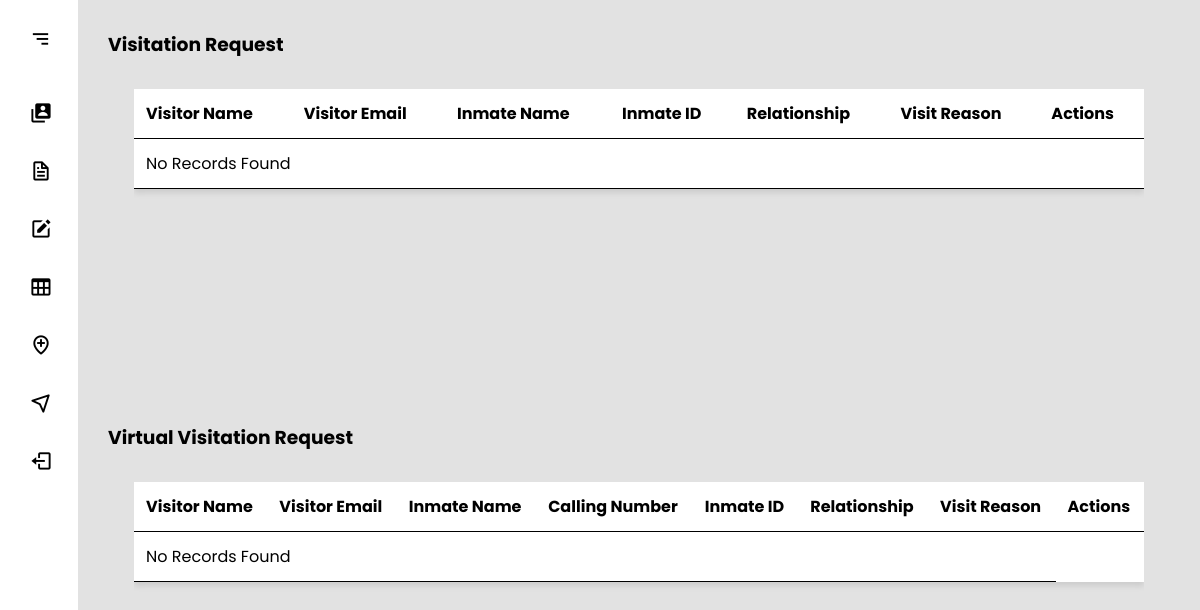
The page /AdminSide/VisitationRequest.php on the database as committed earlier.
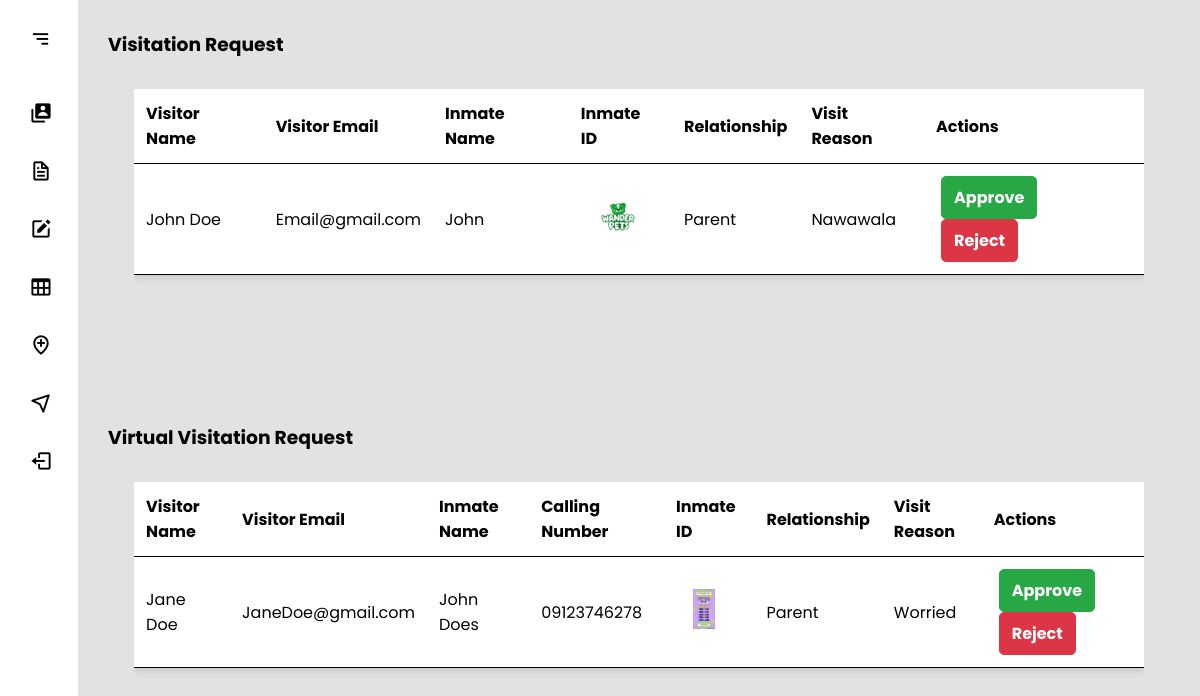
The same page on the database as committed later.
### tables this page shows
CREATE TABLE `visitation` (
  `id` int(11) NOT NULL,
  `visitor_name` varchar(255) NOT NULL,
  `email` varchar(255) NOT NULL,
  `phone_number` varchar(255) NOT NULL,
  `id_type` varchar(255) NOT NULL,
  `id_number` varchar(255) NOT NULL,
  `inmate_name` varchar(255) NOT NULL,
  `inmate_id` varchar(255) NOT NULL,
  `relationship` varchar(255) NOT NULL,
  `visit_reason` text NOT NULL,
  `terms_accepted` tinyint(1) NOT NULL
);

CREATE TABLE `virtual` (
  `id` int(11) NOT NULL,
  `visitor_name` varchar(255) NOT NULL,
  `email` varchar(255) NOT NULL,
  `phone_number` varchar(255) NOT NULL,
  `id_type` varchar(255) NOT NULL,
  `id_number` varchar(255) NOT NULL,
  `inmate_name` varchar(255) NOT NULL,
  `inmate_id` varchar(255) NOT NULL,
  `number_call` varchar(255) NOT NULL,
  `relationship` varchar(255) NOT NULL,
  `reason` varchar(255) NOT NULL,
  `terms` tinyint(1) NOT NULL
);

### AdminSide/VisitationRequest.php (the view, shortened to what the changed rows need)
<?php
include '../Backend/config.php';
$query = "SELECT * FROM Visitation WHERE terms_accepted = '1'";
$result = mysqli_query($connect, $query);
?>
<!DOCTYPE html>
<html lang="en">
<head>
  <link rel="stylesheet" href="../assets/style/sidebar.css" />
  <link rel="stylesheet" href="../assets/style/table2.css" />
  <link href="https://unpkg.com/boxicons@2.1.4/css/boxicons.min.css" rel="stylesheet" />
</head>
<body>
  <section class="home">
    <div class="body">
      <div class="table-container">
        <table class="minimalist-table">
          <thead>
            <tr>
              <th>Visitor Name</th>
              <th>Visitor Email</th>
              <th>Inmate Name</th>
              <th>Inmate ID</th>
              <th>Relationship</th>
              <th>Visit Reason</th>
              <th>Actions</th>
            </tr>
          </thead>
          <tbody>
            <?php
            if (mysqli_num_rows($result) > 0) {
                while ($row = mysqli_fetch_assoc($result)) {
                    echo "<tr>";
                    echo "<td>" . $row['visitor_name'] . "</td>";
                    echo "<td>" . $row['email'] . "</td>";
                    echo "<td>" . $row['inmate_name'] . "</td>";
                    echo "<td>
                            <a href='../Backend/" . $row['inmate_id'] . "' target='_blank'>
                                <img src='../Backend/" . $row['inmate_id'] . "' alt='ID Picture' style='width: auto; height: 40px;'>
                            </a>
                          </td>";
                    echo "<td>" . $row['relationship'] . "</td>";
                    echo "<td>" . $row['visit_reason'] . "</td>";
                    echo '<td>
                    <a href="#"
                       onclick="if(confirm(\'Are you sure you want to approve this visitation?\')) { window.location.href=\'../Backend/VisitationApproval.php?regID=' . $row['id'] . '\'; }">Approve</a>
                    <a href="#"
                       onclick="if(confirm(\'Are you sure you want to reject this visitation?\')) { window.location.href=\'../Backend/VisitationRejection.php?regID=' . $row['id'] . '\'; }">Reject</a>
                  </td>';
                    echo "</tr>";
                }
            } else {
                echo "<tr><td colspan='7' class='text-center'>No Records Found</td></tr>";
            }
            ?>
          </tbody>
        </table>
      </div>
    </div>
    <div class="body">
      <div class="table-container">
        <table class="minimalist-table">
          <thead>
            <tr>
              <th>Visitor Name</th>
              <th>Visitor Email</th>
              <th>Inmate Name</th>
              <th>Calling Number</th>
              <th>Inmate ID</th>
              <th>Relationship</th>
              <th>Visit Reason</th>
              <th>Actions</th>
            </tr>
          </thead>
          <tbody>
            <?php
            $query = "SELECT * FROM Virtual WHERE terms = '1'";
            $result = mysqli_query($connect, $query);
            if (mysqli_num_rows($result) > 0) {
              while ($row = mysqli_fetch_assoc($result)) {
                  echo "<tr>";
                  echo "<td>" . $row['visitor_name'] . "</td>";
                  echo "<td>" . $row['email'] . "</td>";
                  echo "<td>" . $row['inmate_name'] . "</td>";
                  echo "<td>" . $row['number_call'] . "</td>";
                  echo "<td>
                          <a href='../Backend/" . $row['inmate_id'] . "' target='_blank'>
                              <img src='../Backend/" . $row['inmate_id'] . "' alt='ID Picture' style='width: auto; height: 40px;'>
                          </a>
                        </td>";
                  echo "<td>" . $row['relationship'] . "</td>";
                  echo "<td>" . $row['reason'] . "</td>";
                  echo '<td>
                    <a href="#"
                      onclick="if(confirm(\'Are you sure you want to approve this virtual visitation?\')) { window.location.href=\'../Backend/VirtualApproval.php?regID=' . $row['id'] . '\'; }">Approve</a>
                    <a href="#"
                      onclick="if(confirm(\'Are you sure you want to reject this virtual visitation?\')) { window.location.href=\'../Backend/VirtualRejection.php?regID=' . $row['id'] . '\'; }">Reject</a>
                  </td>';
                  echo "</tr>";
              }
          } else {
              echo "<tr><td colspan='7' class='text-center'>No Records Found</td></tr>";
          }
            ?>
          </tbody>
        </table>
      </div>
    </div>
  </section>
</body>
</html>

Rows that differ between the two databases and show on the page:
now on this page (row edited): visitation: visitor_name "John Doe", email "Email@gmail.com", inmate_name "John", inmate (picture), relationship "Parent", visit_reason "Nawawala"
now on this page (row edited): virtual: visitor_name "Jane Doe", email "JaneDoe@gmail.com", inmate_name "John Does", number_call "09123746278", inmate (picture), relationship "Parent", reason "Worried"
Other text that changed with them:
text no longer shown: "No Records Found No Records Found"
